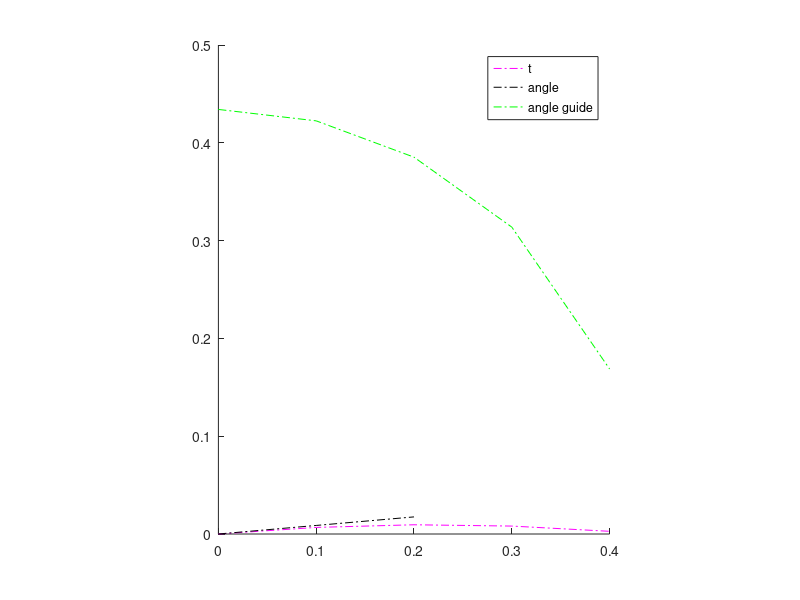

Here is the MATLAB script that generated this plot:
% angle
a_deg = input ("enter angle in degress: ")
v_start = input ("enter start speed in meters/sec: ")

a_rad = a_deg * pi / 180;



x1 = 0; % start position
g = 10; % gravitation

x2 = v_start^2/g * sin(2 * a_rad)
T = 2* v_start * sin(a_rad)/g
H = v_start ^ 2 * sin(a_rad)^2/2*g

x = x1:0.1:x2;
y = x .* tan(a_rad) - (x.^2 * g)/(2 * v_start^2 * cos(a_rad)^2);


%draw trajectory %

h=figure()

hold on;

plot(x, y, "-.m;t;");

% draw guidenes %

ax = 0:0.1:x2/2;
plot(ax, ax*tan(a_rad), "-.k;angle;");

rx = 0:0.1:x2;
plot(rx, sqrt(x2^2 - rx .^ 2), "-.g;angle guide;");

set(gca, 'dataaspectratio', [1, 1, 1]);
set(gca, 'dataaspectratiomode', 'manual');

pause